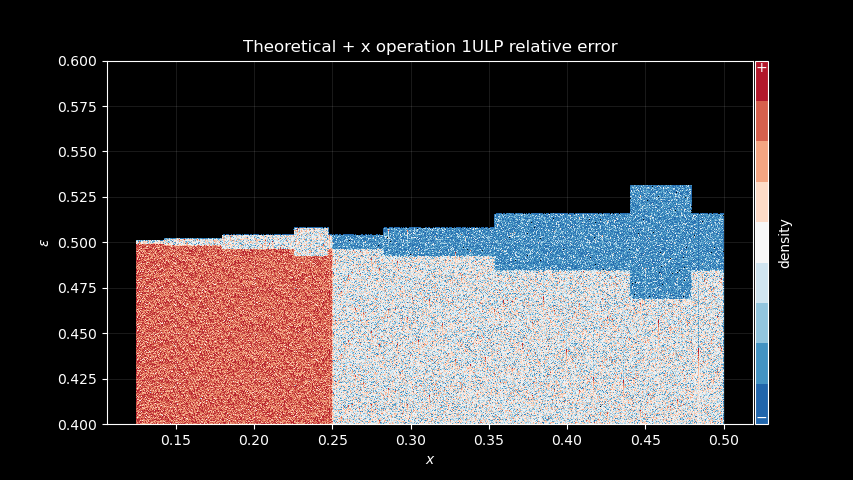

Recreate this plot in Python.
import mpl_toolkits.axes_grid1 as grid
import matplotlib.pyplot as plt
import bokeh.palettes as pal
import matplotlib as mpl
import pandas as pd
import numpy as np
import utils
import sys
import os

dir = sys.argv[2]
ranges = [
  (0x3dff5577, 0x3e7d5777),
  (0x3e7d5777, 0x3ef57744),
  (0x3ef57744, 0x3f000000),
]
step = 1

x = np.array([], dtype=np.float32)

for r in ranges:
  xmin, xmax = r

  data = utils.Float.from_repr(range(xmin, xmax, step))
  x = np.concatenate((x, data))

  print(f'Loaded {xmin:08x}-{xmax:08x}')

asin_addx = np.arcsin(np.float64(x)) - np.float64(x)
asin_addx = np.float32(asin_addx) + x

diff = np.float64(asin_addx) - np.arcsin(np.float64(x))

asin_ulp = utils.Float.ulp(np.arcsin(x))

diff_df = pd.DataFrame({'x': x, 'y': diff / asin_ulp})

plt.autoscale(False)
plt.style.use('dark_background')
fig = plt.figure(figsize=mpl.figure.figaspect(9 / 16))
grid = grid.ImageGrid(fig, 111, nrows_ncols=(1, 1), cbar_mode="each", cbar_size="2%")

grid[0].set_xlabel(r'$x$')
grid[0].set_ylabel(r'$ε$')

utils.plot(diff_df, cmap=list(pal.RdBu9), ax=grid[0], cbax=grid.cbar_axes[0], y_range=(0.4,0.6))

grid[0].grid(True, alpha=0.1)
grid[0].set_title("Theoretical + x operation 1ULP relative error")
plt.savefig(sys.argv[1], format='png')
